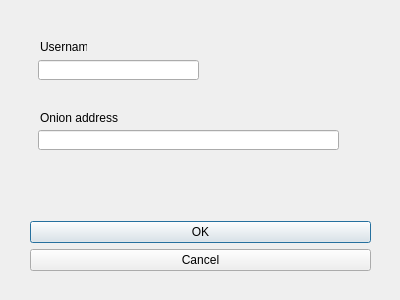
<?xml version="1.0" encoding="UTF-8"?>
<ui version="4.0">
 <class>newDialog</class>
 <widget class="QDialog" name="newDialog">
  <property name="geometry">
   <rect>
    <x>0</x>
    <y>0</y>
    <width>400</width>
    <height>300</height>
   </rect>
  </property>
  <property name="windowTitle">
   <string>Dialog</string>
  </property>
  <widget class="QDialogButtonBox" name="buttonBox">
   <property name="geometry">
    <rect>
     <x>30</x>
     <y>221</y>
     <width>341</width>
     <height>51</height>
    </rect>
   </property>
   <property name="sizePolicy">
    <sizepolicy hsizetype="Expanding" vsizetype="Fixed">
     <horstretch>0</horstretch>
     <verstretch>0</verstretch>
    </sizepolicy>
   </property>
   <property name="layoutDirection">
    <enum>Qt::LeftToRight</enum>
   </property>
   <property name="orientation">
    <enum>Qt::Vertical</enum>
   </property>
   <property name="standardButtons">
    <set>QDialogButtonBox::Cancel|QDialogButtonBox::Ok</set>
   </property>
  </widget>
  <widget class="QLabel" name="label">
   <property name="geometry">
    <rect>
     <x>40</x>
     <y>40</y>
     <width>47</width>
     <height>13</height>
    </rect>
   </property>
   <property name="text">
    <string>Username</string>
   </property>
  </widget>
  <widget class="QLineEdit" name="lineEdit">
   <property name="geometry">
    <rect>
     <x>38</x>
     <y>60</y>
     <width>161</width>
     <height>20</height>
    </rect>
   </property>
  </widget>
  <widget class="QLineEdit" name="lineEdit_2">
   <property name="geometry">
    <rect>
     <x>38</x>
     <y>130</y>
     <width>301</width>
     <height>20</height>
    </rect>
   </property>
  </widget>
  <widget class="QLabel" name="label_2">
   <property name="geometry">
    <rect>
     <x>40</x>
     <y>110</y>
     <width>91</width>
     <height>16</height>
    </rect>
   </property>
   <property name="text">
    <string>Onion address</string>
   </property>
  </widget>
 </widget>
 <resources/>
 <connections>
  <connection>
   <sender>buttonBox</sender>
   <signal>accepted()</signal>
   <receiver>newDialog</receiver>
   <slot>accept()</slot>
   <hints>
    <hint type="sourcelabel">
     <x>248</x>
     <y>254</y>
    </hint>
    <hint type="destinationlabel">
     <x>157</x>
     <y>274</y>
    </hint>
   </hints>
  </connection>
  <connection>
   <sender>buttonBox</sender>
   <signal>rejected()</signal>
   <receiver>newDialog</receiver>
   <slot>reject()</slot>
   <hints>
    <hint type="sourcelabel">
     <x>316</x>
     <y>260</y>
    </hint>
    <hint type="destinationlabel">
     <x>286</x>
     <y>274</y>
    </hint>
   </hints>
  </connection>
 </connections>
</ui>
